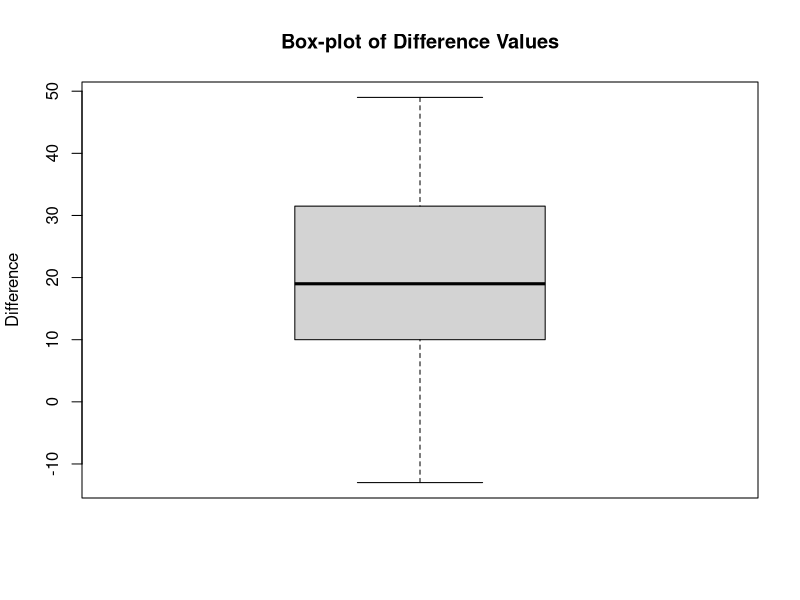

Source code (R):
# Getting data together
before <- c(195,145,205,159,244,166,250,236,192,224,238,197,169,158,151,197,180,222,168,168,167,161,178,137)
after <- c(146,155,178,146,208,147,202,215,184,208,206,169,182,127,149,178,161,187,176,145,154,153,137,125)
diff <- before-after

# what to do with data
mean(before)
median(before)
var(before)
sd(before)
cvb <- (sd(before)/mean(before))*100
cvb
mean(after)
median(after)
var(after)
sd(after)
cva <- (sd(after)/mean(after))*100
cva

# Range and IQR of after values
range <- max(after)-min(after)
range

IQR(after)

# Stem and leaf and box-plot of diff
stem(diff, width = 100)
boxplot(diff, ylab="Difference", main="Box-plot of Difference Values")